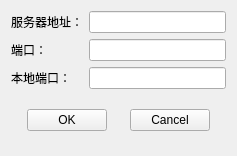
<?xml version="1.0" encoding="UTF-8"?>
<ui version="4.0">
 <class>ClientWidget</class>
 <widget class="QWidget" name="ClientWidget">
  <property name="geometry">
   <rect>
    <x>0</x>
    <y>0</y>
    <width>237</width>
    <height>156</height>
   </rect>
  </property>
  <property name="windowTitle">
   <string>Form</string>
  </property>
  <layout class="QVBoxLayout" name="verticalLayout">
   <item>
    <layout class="QGridLayout" name="gridLayout">
     <item row="0" column="0">
      <widget class="QLabel" name="label_3">
       <property name="text">
        <string>服务器地址：</string>
       </property>
      </widget>
     </item>
     <item row="1" column="0">
      <widget class="QLabel" name="label_2">
       <property name="text">
        <string>端口：</string>
       </property>
      </widget>
     </item>
     <item row="0" column="1">
      <widget class="QLineEdit" name="lineEditPeerAddress"/>
     </item>
     <item row="1" column="1">
      <widget class="QLineEdit" name="lineEditPeerPort"/>
     </item>
     <item row="2" column="0">
      <widget class="QLabel" name="label">
       <property name="text">
        <string>本地端口：</string>
       </property>
      </widget>
     </item>
     <item row="2" column="1">
      <widget class="QLineEdit" name="lineEditPort"/>
     </item>
    </layout>
   </item>
   <item>
    <spacer name="verticalSpacer_2">
     <property name="orientation">
      <enum>Qt::Vertical</enum>
     </property>
     <property name="sizeHint" stdset="0">
      <size>
       <width>20</width>
       <height>0</height>
      </size>
     </property>
    </spacer>
   </item>
   <item>
    <layout class="QHBoxLayout" name="horizontalLayout">
     <item>
      <spacer name="horizontalSpacer">
       <property name="orientation">
        <enum>Qt::Horizontal</enum>
       </property>
       <property name="sizeHint" stdset="0">
        <size>
         <width>40</width>
         <height>20</height>
        </size>
       </property>
      </spacer>
     </item>
     <item>
      <widget class="QPushButton" name="pushButtonOk">
       <property name="text">
        <string>OK</string>
       </property>
      </widget>
     </item>
     <item>
      <spacer name="horizontalSpacer_2">
       <property name="orientation">
        <enum>Qt::Horizontal</enum>
       </property>
       <property name="sizeHint" stdset="0">
        <size>
         <width>40</width>
         <height>20</height>
        </size>
       </property>
      </spacer>
     </item>
     <item>
      <widget class="QPushButton" name="pushButtonCancel">
       <property name="text">
        <string>Cancel</string>
       </property>
      </widget>
     </item>
     <item>
      <spacer name="horizontalSpacer_3">
       <property name="orientation">
        <enum>Qt::Horizontal</enum>
       </property>
       <property name="sizeHint" stdset="0">
        <size>
         <width>40</width>
         <height>20</height>
        </size>
       </property>
      </spacer>
     </item>
    </layout>
   </item>
   <item>
    <spacer name="verticalSpacer">
     <property name="orientation">
      <enum>Qt::Vertical</enum>
     </property>
     <property name="sizeHint" stdset="0">
      <size>
       <width>20</width>
       <height>1</height>
      </size>
     </property>
    </spacer>
   </item>
  </layout>
 </widget>
 <resources/>
 <connections/>
</ui>
